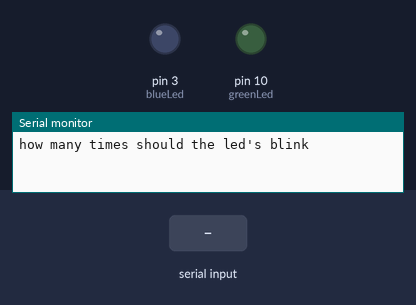
Simulated run of this sketch. Board: Arduino Uno, built with avr-gcc and run on an emulated ATmega328P. On the bench: output pins drawn as LEDs (lit = HIGH), the last lines printed to the serial monitor. Dashed ring = blinking. The test bench sets the inputs (shaded band).

Above: at 0.9 s.
1.0 s: "90,45\n" received over Serial
At 1.4 s:
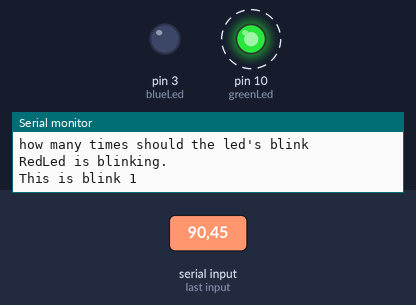
Timing chart, 0 to 10.0 s (numbered marks = the images above; inputs shaded):
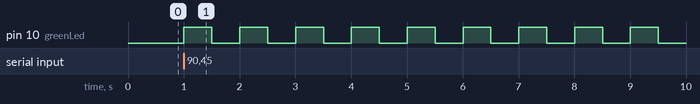

Measured:
- after the input at 1.0 s, pin 10 (greenLed): alternates HIGH for 0.50 s and LOW for 0.50 s, starting at once

The sketch:

LIghtplay.ino
```cpp
int greenLed = 10;
int blueLed = 3;
int greenDelay = 500;
int blueDelay = 200;
String redBlinking = "RedLed is blinking.";
int blinks;

void setup() {
  pinMode(greenLed, OUTPUT);
  pinMode(blueLed, OUTPUT);
  Serial.begin(9600);
  Serial.println("how many times should the led's blink");
  while(Serial.available() == 0) {}
  blinks = Serial.parseInt();
}

void loop() {

  Serial.println(redBlinking);
  for (int i = 1; i <= blinks; i++) {
      Serial.print("This is blink ");
      Serial.println(i);
      digitalWrite(greenLed, HIGH);
      delay(greenDelay);
      digitalWrite(greenLed, LOW);
      delay(greenDelay);
  }

  Serial.println();
  Serial.println("YellowLed is blinking.");
  for (int j = 1; j <= blinks; j++) {
    Serial.print("This is blink ");
     Serial.println(j);
    digitalWrite(blueLed, HIGH);
    delay(blueDelay);
    digitalWrite(blueLed, LOW);
    delay(blueDelay);
  }

  Serial.println();

}
```
